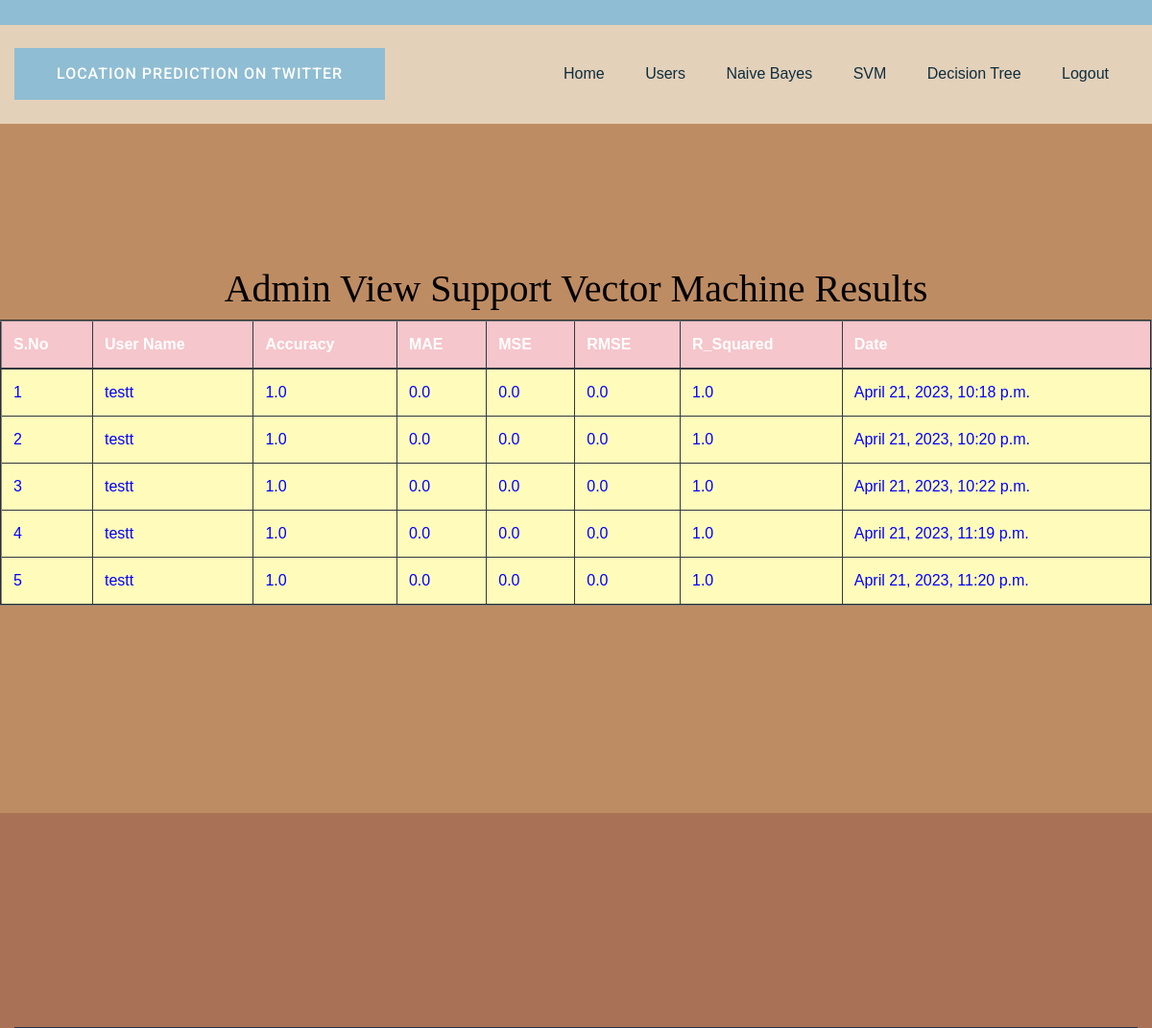
Page /AdminSVM/ on the earlier database version.
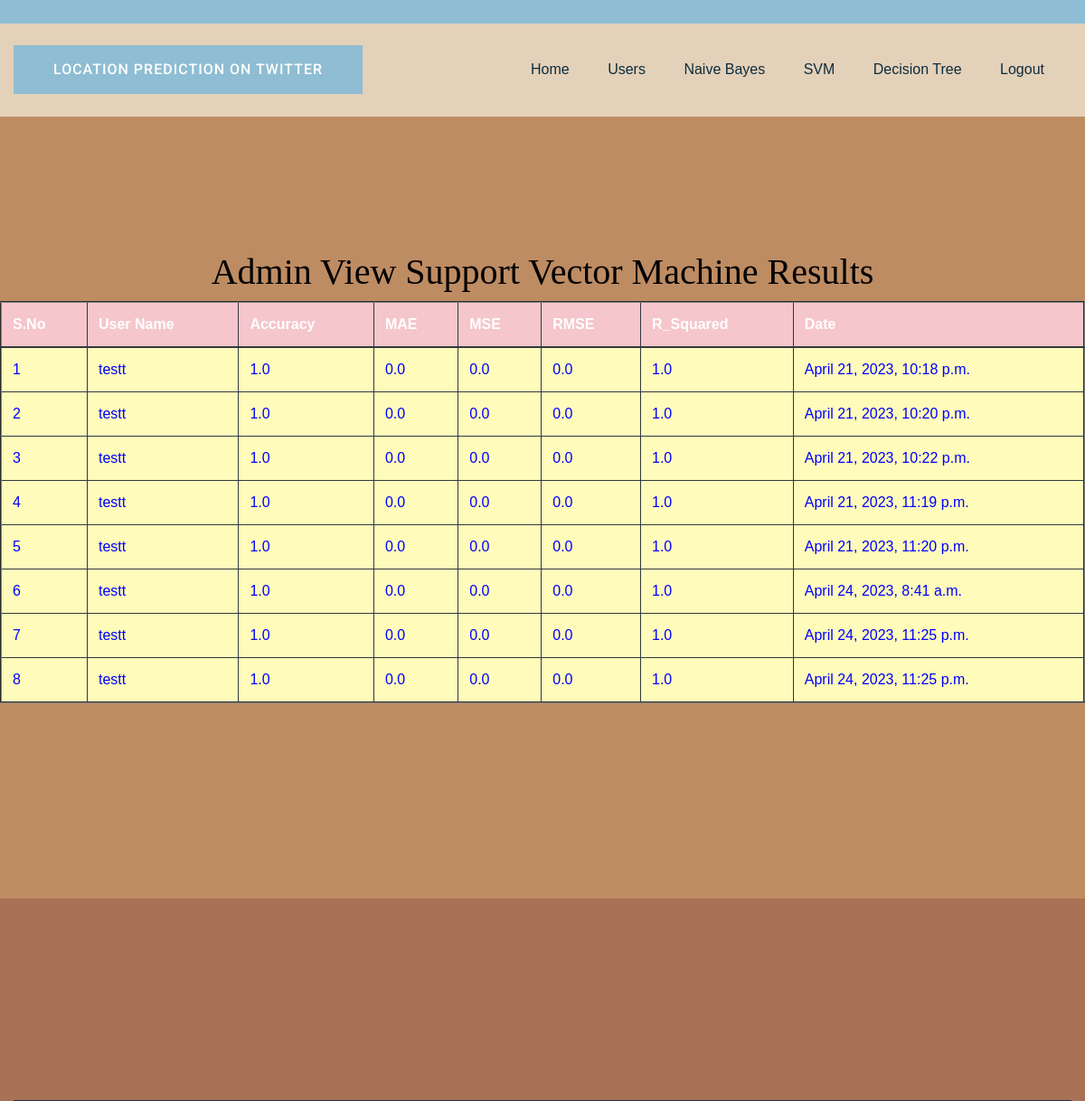
Same page on the later database version.
### users/models.py (models this page shows, shortened)
class UserAlgorithmResultsModel(models.Model):
    username = models.CharField(max_length=100)
    algorithmname = models.CharField(max_length=100)
    accuracy = models.FloatField()
    mae = models.FloatField()
    mse = models.FloatField()
    rmse = models.FloatField()
    r_squared = models.FloatField()
    cdate = models.DateTimeField(auto_now_add=True)
    class Meta:
        db_table = "AlgorithmResults"

### admins/views.py (the view)
# urls.py: path("AdminSVM/", admins.AdminSVM, name="AdminSVM"),
def AdminSVM(request):
    data = UserAlgorithmResultsModel.objects.filter(algorithmname="SVM")
    return render(request,'admins/AdminSVM.html',{'data':data})

### assets/templates/admins/AdminSVM.html
{%extends 'admins/adminbase.html'%}
{%load static%}
{%block contents%}
    <div class="testimonial-area testimonial-padding" style="background-color:#BE8C63;">
        <div class="container ">
            <div class="row d-flex justify-content-center">
                                   <h1><font color="BLACK" style="font-family: fangsong;">Admin View Support Vector Machine Results</font></h1>
                                         <table border="2px" class="table table-hover table-dark">
                    <thead>
                    <tr class="table-danger">
                        <th scope="col">S.No</th>
                        <th scope="col">User Name</th>
                        <th scope="col">Accuracy</th>
                        <th scope="col">MAE</th>
                        <th scope="col">MSE</th>
                        <th scope="col">RMSE</th>
                        <th scope="col">R_Squared</th>
                        <th scope="col">Date</th>
                    </tr>
                    </thead>
                    <tbody>
                    {% for i in data %}
                    <tr scope="row" style="color: BLUE; background-color:#FFFCBB">
                        <td>{{forloop.counter}}</td>
                        <td>{{i.username}}</td>
                        <td>{{i.accuracy}}</td>
                        <td>{{i.mae}}</td>
                        <td>{{i.mse}}</td>
                        <td>{{i.rmse}}</td>
                        <td>{{i.r_squared}}</td>
                        <td>{{i.cdate}}</td>
                    </tr>
                    {% endfor %}
                    </tbody>
                </table>
            </div>
        </div>
    </div>
{%endblock%}

Differences in the rows shown:
added UserAlgorithmResultsModel: username "testt", accuracy "1.0", mae "0.0", mse "0.0", rmse "0.0", r_squared "1.0", cdate "April 24, 2023, 8:41 a.m."
added UserAlgorithmResultsModel: username "testt", accuracy "1.0", mae "0.0", mse "0.0", rmse "0.0", r_squared "1.0", cdate "April 24, 2023, 11:25 p.m."
added UserAlgorithmResultsModel: username "testt", accuracy "1.0", mae "0.0", mse "0.0", rmse "0.0", r_squared "1.0", cdate "April 24, 2023, 11:25 p.m."
